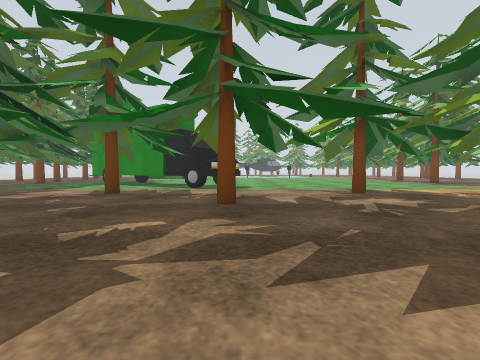
[1] (above)

14 first-person views from a walk through a world built for the Gazebo simulator. The camera is 0.72 m above the floor, tilts 2° down and sees 90° across. The floor is counted in squares, 1 m on a side. Each view is taken from the middle of a square. On the plan, view 1 faces up. The plan holds only what a view shows up to about 9 squares ahead; the rest is blank. The place goes on beyond the plan. Surface patterns are stand-ins for the level's own textures.

[2]
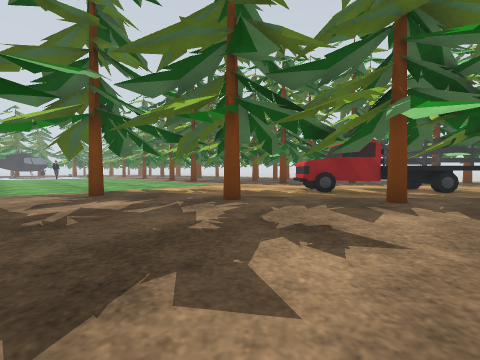

[3]
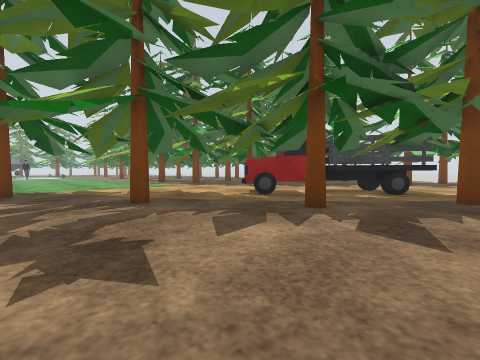

[4]
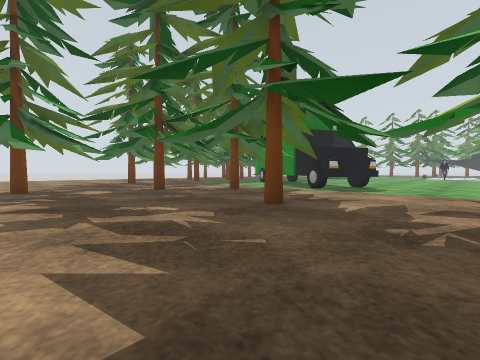

[5]
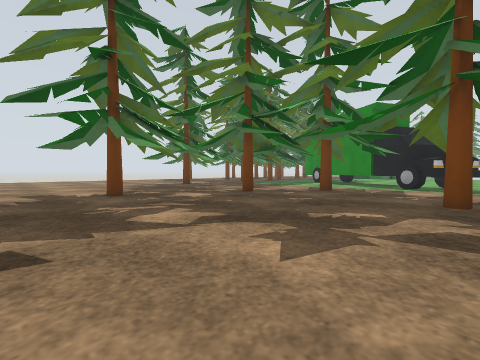

[6]
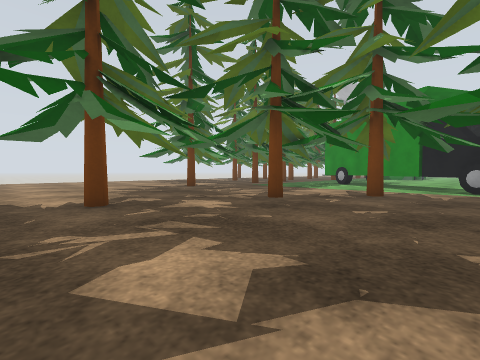

[7]
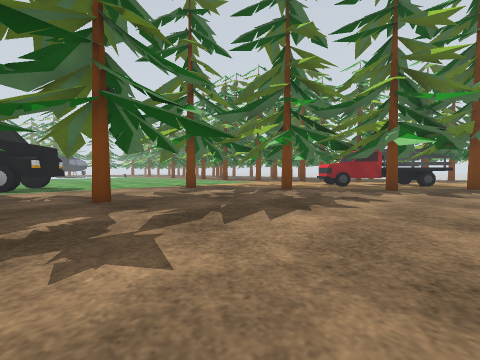

[8]
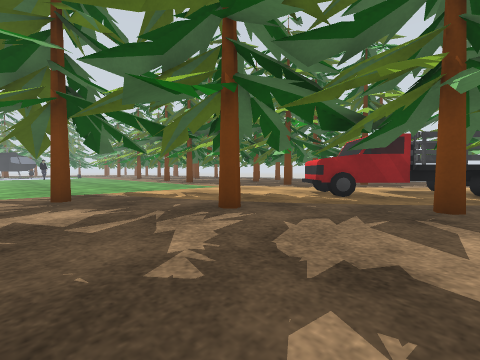

[9]
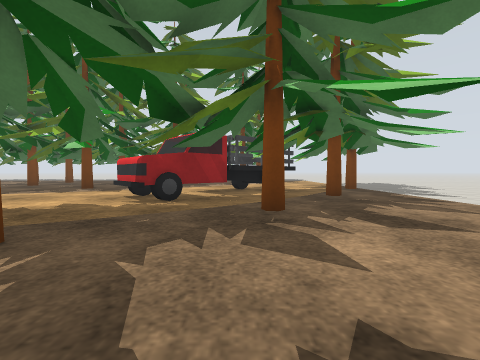

[10]
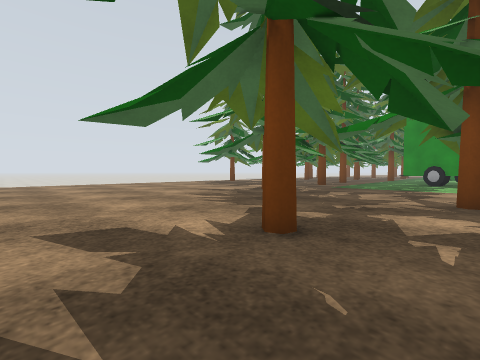

[11]
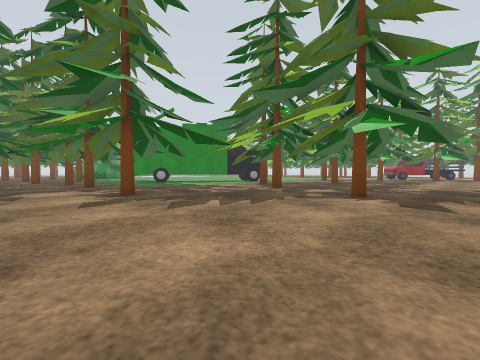

[12]
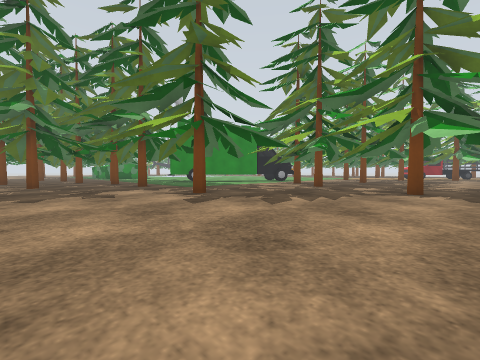

[13]
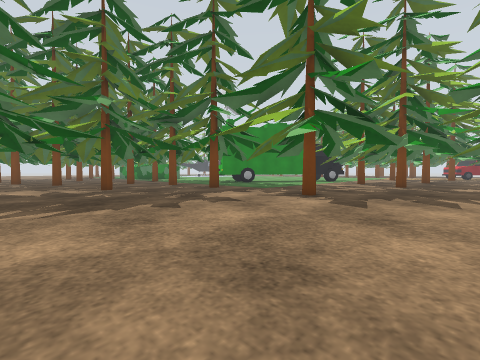

[14]
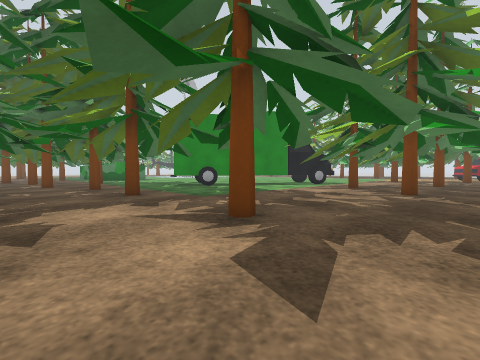

### Floor plan
Key: @ floor where view 1 was taken; # wall or solid block; x gap in a wall; . floor; = window, fence, low wall or low ledge; T thing the floor can be seen under or through.
Columns run from 19 left of view 1 to 14 right of it. Each row starts with its distance up from view 1.
 13                      ...
 12   ...#          #   ....
 11 .#...   #..    .###.......
 10 .#...   ##...  ##....#.T ..    ..
  9 .....### ..... # .....   ...  ...
  8 ...... # ....###  .... T  .. ..
  7 .......#  .. #  #T T   T.T.......
  6 ..... .......#   T T  ...TT .....
  5 .........#. x###  .T ....TT .=#
  4 ...........#...## ...#.  T T.###
  3 .........#.#x ...........TTTT####
  2   .........#. .............TT  ###
  1   .........#. ............ T##  #
  0  ........ ...TT....@...... ..#  #
 -1  ............................

Positions as (right, up) in squares from view 1, and headings:
1: (0, 0), facing up
2: (2, 0), facing up-right
3: (4, -1), facing up-right
4: (3, 1), facing up-left
5: (0, -1), facing up-left
6: (-2, 0), facing up-left
7: (-2, -1), facing up-right
8: (3, 1), facing up-right
9: (4, 2), facing right
10: (-6, -1), facing up-left
11: (-15, -1), facing up-right
12: (-17, 0), facing up-right
13: (-19, 3), facing up-right
14: (-15, 4), facing up-right
